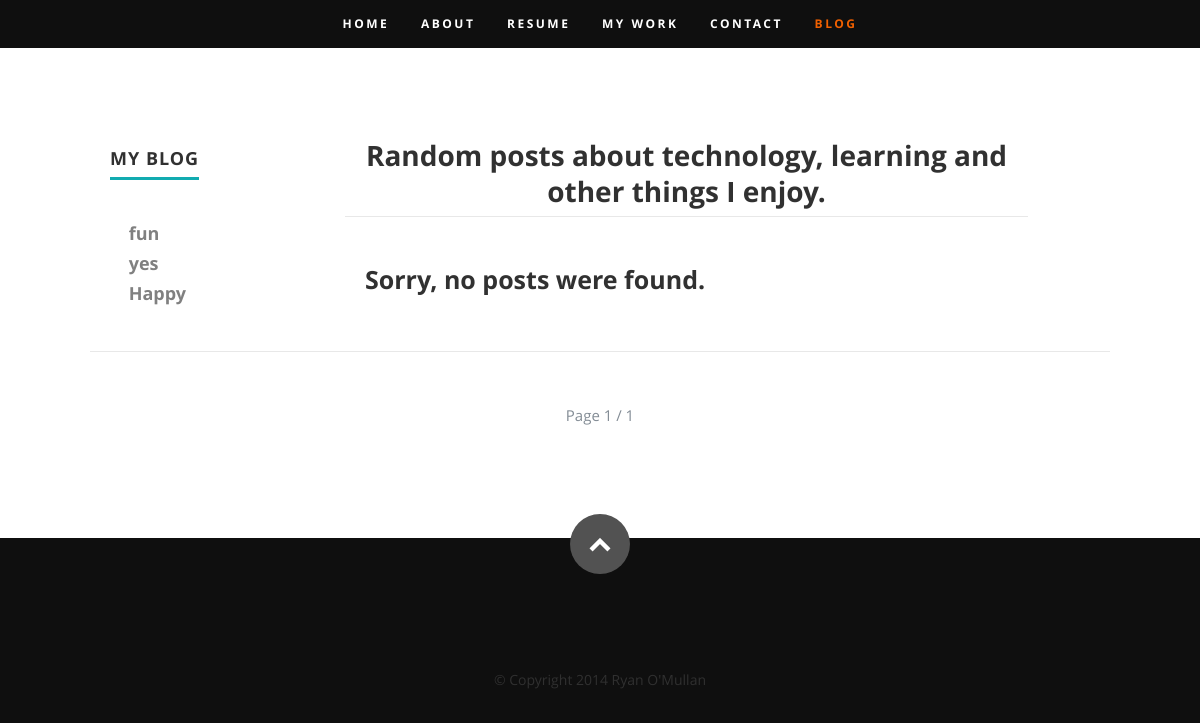
/blog, run on an earlier commit of the app's database.
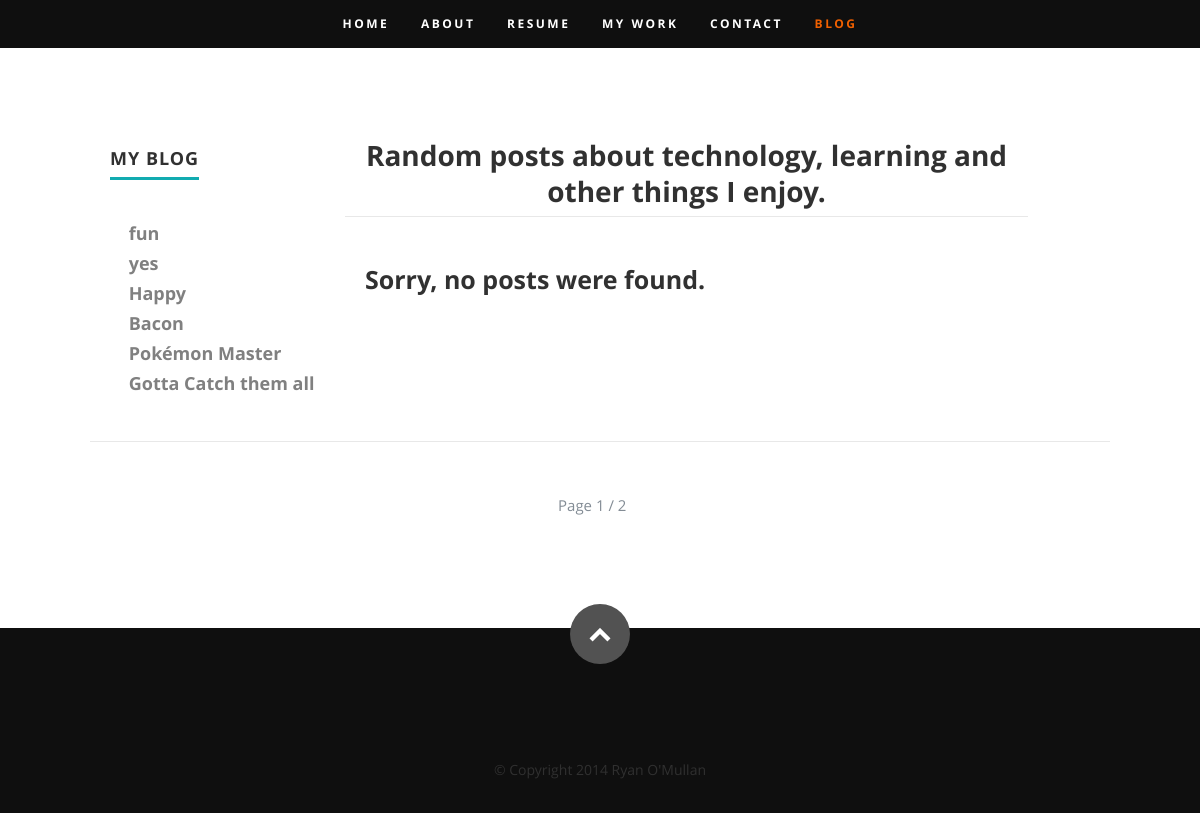
And on a later commit of the database.
### blog/views.py (the view)
# urls.py: url(r'^blog$', views.post_list),
def post_list(request):
	posts = Post.objects.filter(published_date__isnull=False).order_by('-published_date')
	paginated = _paginate_posts(request, posts)
	return render(request, 'blog/post_list.html', {
		'posts': paginated,
		'tags': Tag.objects.all(),
	})

### blog/views.py (called while the page is built)
def _paginate_posts(request, posts):
	paginator = Paginator(posts, 3)
	page = request.GET.get('page', 1)
	try:
		posts = paginator.page(page)
	except PageNotAnInteger:
		posts = paginator.page(1)
	except EmptyPage:
		posts = paginator.page(paginator.num_pages)
	return posts

### blog/templates/blog/post_list.html (shortened to what this page needs)
{% extends 'blog/base.html' %}
{% block content %}
      <div class="row education">
         <div class="three columns header-col">
            <h1><span>My Blog</span></h1>
            <br>
            <h5>
               <ul class="tag-list">
               {% for tag in tags %}
                  <li {% if slug == tag.slug %}class="active"{% endif %}>
                     <a href="/blog/tag/{{ tag.slug }}" ><i class="fa fa-tags"></i>  {{ tag }}</a>
                  </li>
               {% endfor%}
               </ul>
            </h5>
         </div>
         <div class="nine columns main-col">
            <div class="row item">
               <div class="twelve columns" style="border-bottom: 1px solid #E8E8E8; text-align: center; margin-bottom: 48px">
                  <h2>Random posts about technology, learning and other things I enjoy.</h2>
               </div>
            </div>
            {% if posts.count > 0 %}
            {% for post in posts %}
            <div class="row item">
               <div class="twelve columns">
                  <h3><a href="{{ post.get_absolute_url }}">{{ post.title }}</a></h3>
                  <p class="info"><i class="fa fa-tags"></i>
                  {% for tag in post.tags.all %}
                     <a href="/blog/tag/{{ tag.slug }}">{{ tag }}</a>{% if not forloop.last %}, {% endif %}
                  {% endfor %}
                  <span>&bull;</span> <em class="date">{{ post.published_date }}</em></p>
                  <p>{{ post.text|linebreaks }}</p>
               </div>
            </div>
            {% endfor %}
            {% else %}
            <div class="row item">
               <div class="twelve columns">
                  <h3>Sorry, no posts were found.</h3>
               </div>
            </div>
            {% endif %}
         </div>
      </div>
      <div class="pagination">
          <span class="step-links">
              <span id="pagination_numbers">
                  Page {{ posts.number }} / {{ posts.paginator.num_pages }}
              </span>
              {% if posts.has_next %}
                  <a href="?page={{ posts.next_page_number }}"> <i class="fa fa-chevron-right"></i></a>
              {% endif %}
          </span>
      </div>
{% endblock content %}

### blog/templates/blog/base.html (shortened to what this page needs)
{% load staticfiles %}
<!DOCTYPE html>
<html class="no-js" lang="en">
<head>
  <link rel="stylesheet" href="{% static 'css/default.css' %}">
  <link rel="stylesheet" href="{% static 'css/layout.css' %}">
  <link rel="stylesheet" href="{% static 'css/media-queries.css' %}">
  <link rel="stylesheet" href="{% static 'css/magnific-popup.css' %}">
  <link rel="stylesheet" href="{% static 'css/blog.css' %}">
</head>
<body>
   <header id="home" style="background:none; max-height:48px; min-height:48px;">
      <nav id="nav-wrap">
         <ul id="nav" class="nav">
            <li><a href="http://ryan.omullan.com/#home">Home</a></li>
            <li><a href="http://ryan.omullan.com/#about">About</a></li>
            <li><a href="http://ryan.omullan.com/#resume">Resume</a></li>
            <li><a href="http://ryan.omullan.com/#portfolio">My Work</a></li>
            <li><a href="http://ryan.omullan.com/#contact">Contact</a></li>
            <li class="current" style="color: #F06000;"><a href="/blog">Blog</a></li>
         </ul>
      </nav>
   </header>
   <section id="blog">
   {% block content %} {% endblock content%}
   </section>
   <footer>
      <div class="row">
         <div class="twelve columns">
            <ul class="social-links">
               <li><a href="https://twitter.com/ryanomullan" target="_blank"><i class="fa fa-twitter"></i></a></li>
               <li><a href="https://www.linkedin.com/in/ryanomullan/en" target="_blank"><i class="fa fa-linkedin"></i></a></li>
               <li><a href="mailto:omullan.ryan+personal-website@gmail.com"><i class="fa fa-envelope-o"></i></a></li>
               <li><a href="skype:ryanomullan?call"><i class="fa fa-skype"></i></a></li>
               <li><a href="https://github.com/RyanOM" target="_blank"><i class="fa fa-github"></i></a></li>
            </ul>
            <ul class="copyright">
               <li>&copy; Copyright 2014 Ryan O'Mullan</li>
            </ul>
         </div>
         <div id="go-top"><a class="smoothscroll" title="Back to Top" href="#home"><i class="icon-up-open"></i></a></div>
      </div>
   </footer>
</body>
</html>

### static/css/default.css (style rules this page uses)
html, body, div, span, object, iframe, h1, h2, h3, h4, h5, h6, p, blockquote, pre, abbr, address, cite, code, del, dfn, em, img, ins, kbd, q, samp, small, strong, sub, sup, var, b, i, dl, dt, dd, ol, ul, li, fieldset, form, label, legend, table, caption, tbody, tfoot, thead, tr, th, td, article, aside, canvas, details, figcaption, figure, footer, header, hgroup, menu, nav, section, summary, time, mark, audio, video { margin: 0; padding: 0; border: 0; outline: 0; font-size: 100%; vertical-align: baseline; background: transparent; }
article,aside,details,figcaption,figure, footer,header,hgroup,menu,nav,section { display: block; }
*, *:before, *:after { -moz-box-sizing: border-box; -webkit-box-sizing: border-box; box-sizing: border-box; }
html { font-size: 62.5%; -webkit-font-smoothing: antialiased; }
body { background: #fff; font-family: 'opensans-regular', sans-serif; font-weight: normal; font-size: 15px; line-height: 30px; color: #838C95; -webkit-font-smoothing: antialiased; -webkit-text-size-adjust: 100%; }
h1, h2, h3, h4, h5, h6 { color: #313131; font-family: 'opensans-bold', sans-serif; font-weight: normal; }
h1 a, h2 a, h3 a, h4 a, h5 a, h6 a { font-weight: inherit; }
h1 { font-size: 38px; line-height: 42px; margin-bottom: 12px; letter-spacing: -1px; }
h2 { font-size: 28px; line-height: 36px; margin-bottom: 6px; }
h3 { font-size: 22px; line-height: 30px; margin-bottom: 12px; }
h5 { font-size: 18px; line-height: 30px; }
a, a:visited { text-decoration: none; outline: 0; color: #11ABB0; -webkit-transition: color .3s ease-in-out; -moz-transition: color .3s ease-in-out; -o-transition: color .3s ease-in-out; transition: color .3s ease-in-out; }
ul, ol { margin-bottom: 24px; margin-top: 12px; }
ul { list-style: none outside; }
li { line-height: 18px; margin-bottom: 12px; }
.pagination { margin: 36px auto; text-align: center; }
.row { width: 96%; max-width: 1020px; margin: 0 auto; }
.row .row { width: auto; max-width: none; margin: 0 -20px; }
.row:before, .row:after { content: " "; display: table; }
.row:after { clear: both; }
.column, .columns { position: relative; padding: 0 20px; min-height: 1px; float: left; }
[class*="column"] + [class*="column"]:last-child { float: right; }
.row .three { width: 25%; }
.row .nine { width: 75%; }
.row .twelve { width: 100%; }

### static/css/blog.css (style rules this page uses)
#blog .tag-list li a { color: grey; }

What changed in the data, as far as the page shows it:
added Tag: name "Bacon"
added Tag: name "Pokémon Master"
added Tag: name "Gotta Catch them all"
Also different on the page:
{{ posts.paginator.num_pages }}: "1" → "2"
